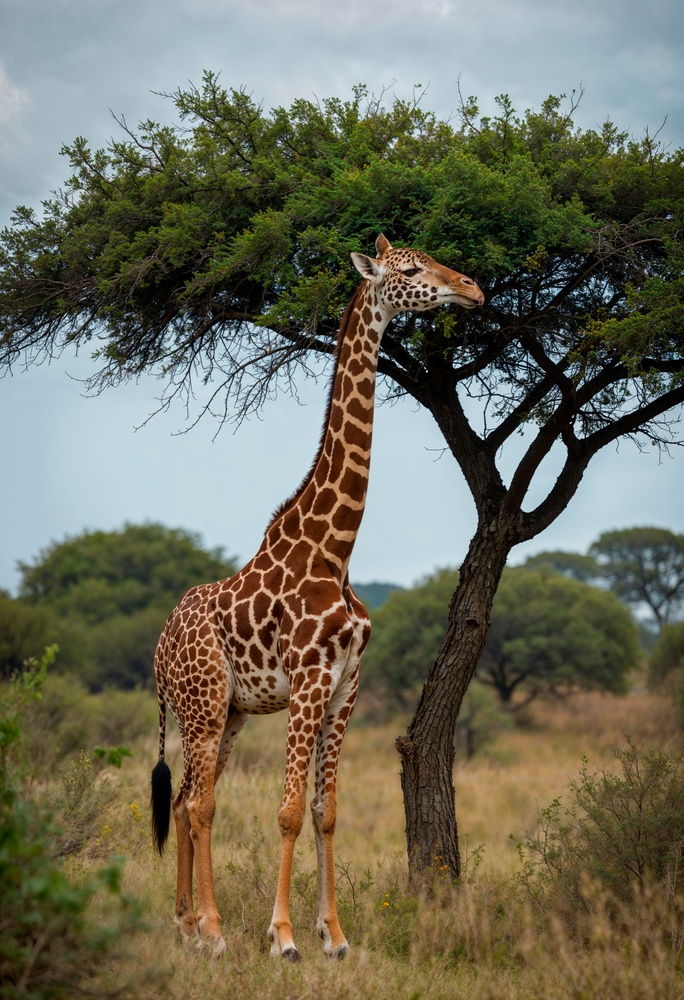
#> input picture giraffe_kenya.jpg, 684 x 1000 px, shrunk from 1367 x 2000 before the run
$ jupyter execute blur.ipynb
#> lines starting #> are read from the running program, lines starting #| are printed output that depends on the picture
[cell 1]
import cv2
import matplotlib.pyplot as plt
import numpy as np

[cell 2]
image = cv2.imread("./giraffe_kenya.jpg")
#> image is the input picture: shape (1000, 684, 3); mean B, G, R 91.2, 108.8, 110.9
image_rgb = cv2.cvtColor(image,cv2.COLOR_BGR2RGB)
image_grey = cv2.cvtColor(image,cv2.COLOR_BGR2GRAY)
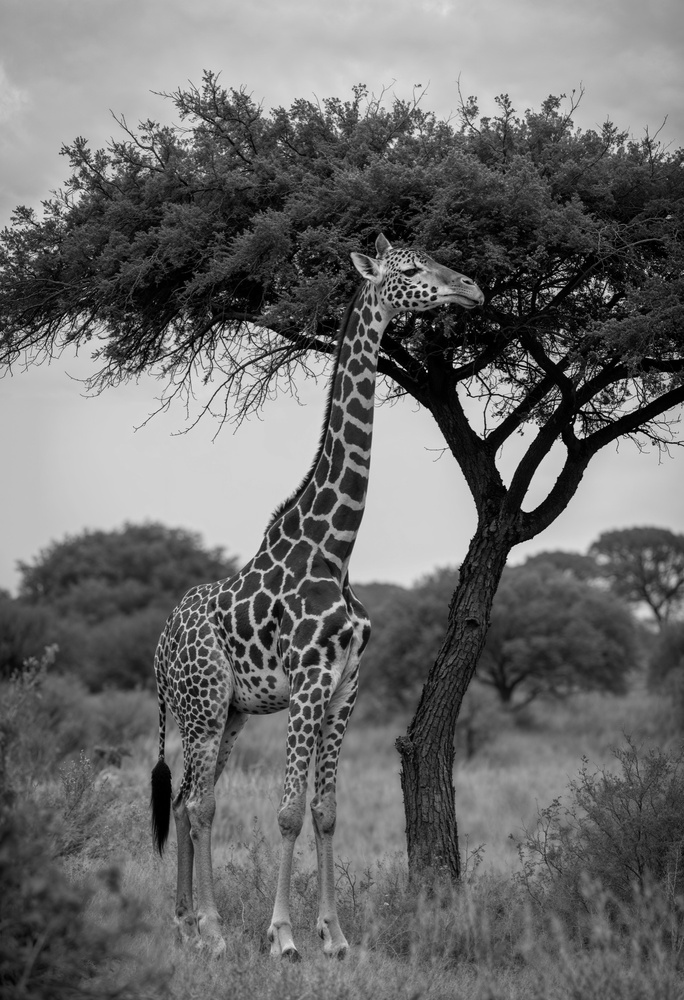
#> image_grey: shape (1000, 684); min 0, max 236, mean 107.4

[cell 3]
kernel_s = 10
average_blur = cv2.blur(image_grey,(kernel_s,kernel_s))
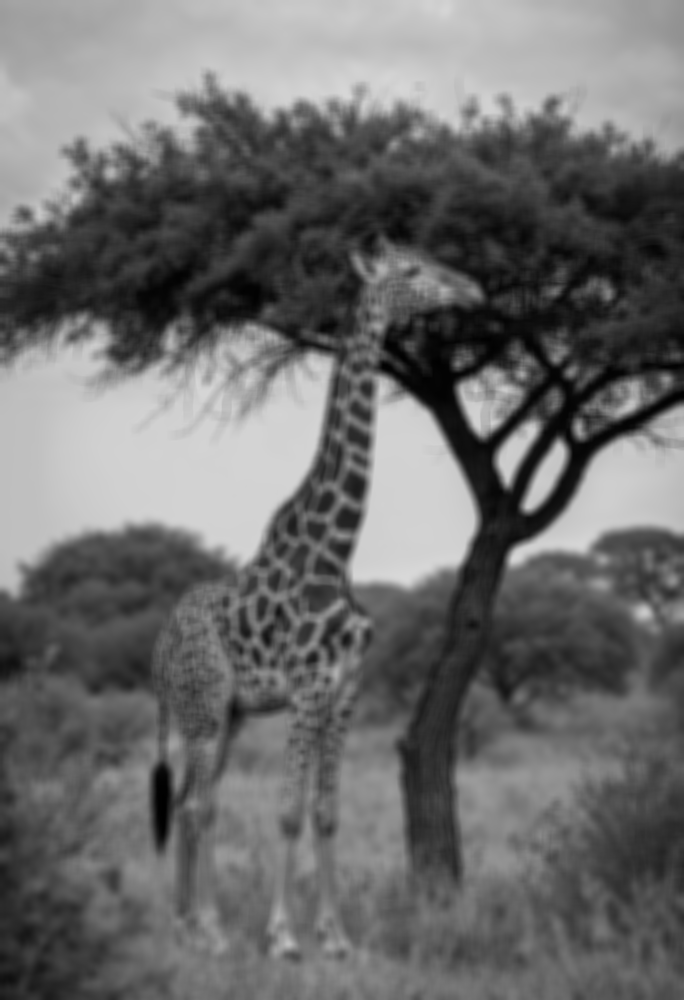
#> average_blur: shape (1000, 684); min 0, max 216, mean 107.5
plt.imshow(average_blur,cmap = 'grey')

[cell 4]
# after kernel there is sigma x and y in Gausian Blur it is used for
#more smoothness
kernel_s = 31 #it should be odd to work
gaussian_blur = cv2.GaussianBlur(image_grey,(kernel_s,kernel_s),0)
plt.imshow(gaussian_blur,cmap = 'grey')

[cell 5]
#Median blur only one kernel
median_blur = cv2.medianBlur(image_grey,11)
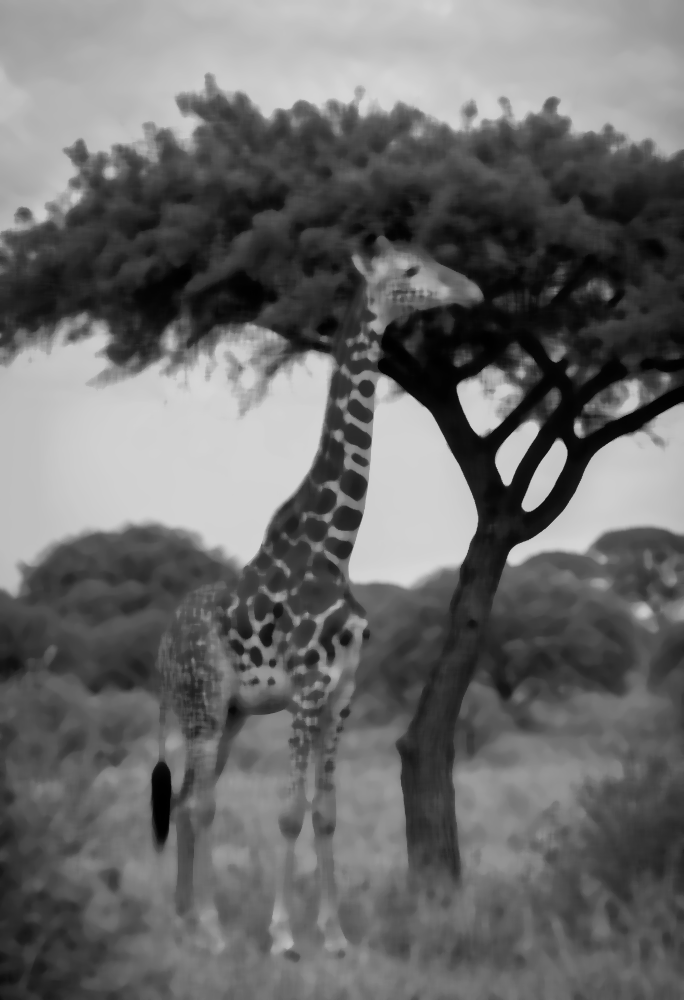
#> median_blur: shape (1000, 684); min 0, max 216, mean 106.7
plt.imshow(median_blur,cmap = 'grey')

[cell 6]
plt.figure(figsize=(14,12))

plt.subplot(2,2,1)
plt.title("Original greyscale")
plt.imshow(image_grey,cmap = 'grey')
plt.axis('off')

plt.subplot(2,2,2)
plt.title("Average Blur")
plt.imshow(average_blur,cmap = 'grey')
plt.axis('off')

plt.subplot(2,2,3)
plt.title("Gausian Blur")
plt.imshow(gaussian_blur,cmap = 'grey')
plt.axis('off')

plt.subplot(2,2,4)
plt.title("Median Blur")
plt.imshow(median_blur,cmap = 'grey')
plt.axis('off')
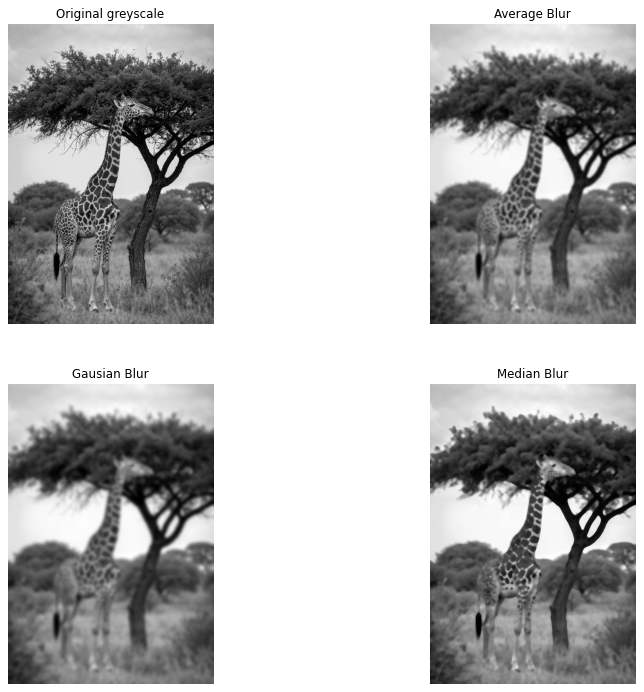
#> figure drawn by matplotlib, 4 panels
